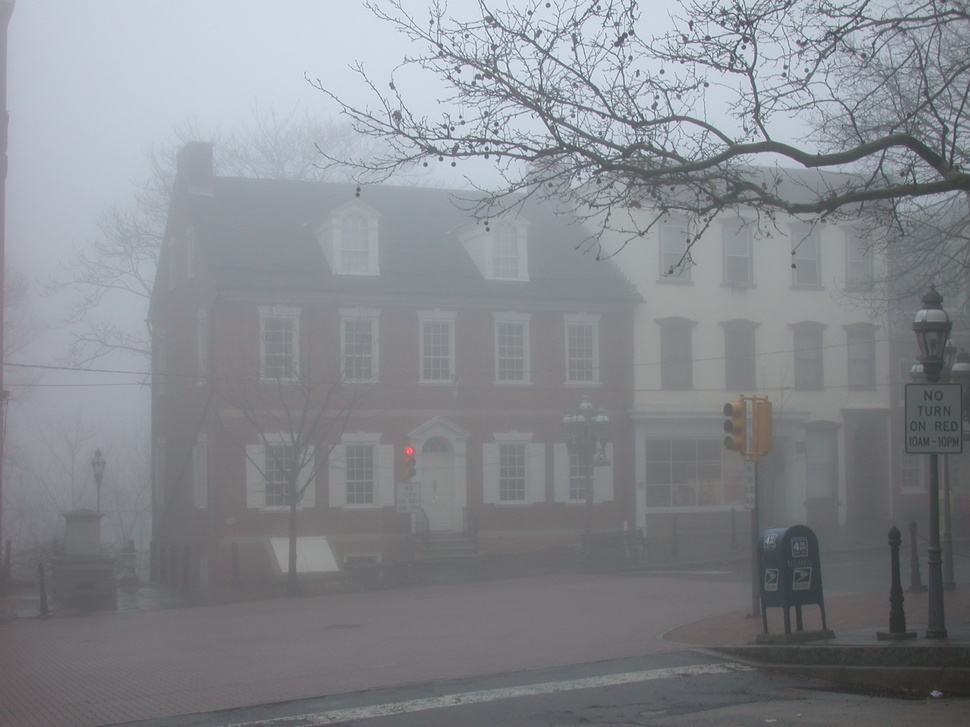
#> input picture homework5/image/foggyHouse.jpg, 970 x 727 px, shrunk from 2048 x 1536 before the run, found by its file name
$ python 'Image De-Fogging.py'   (older library calls are emulated)
#> lines starting #> are read from the running program, lines starting #| are printed output that depends on the picture
# -*- coding: utf-8 -*-
import cv2
import numpy as np
import argparse


def dark_channel(img, size = 15):
    r, g, b = cv2.split(img)
    min_img = cv2.min(r, cv2.min(g, b))
    kernel = cv2.getStructuringElement(cv2.MORPH_RECT, (size, size))
    dc_img = cv2.erode(min_img,kernel)
    return dc_img


def get_atmo(img, percent = 0.001):
    mean_perpix = np.mean(img, axis = 2).reshape(-1)
    mean_topper = mean_perpix[:int(img.shape[0] * img.shape[1] * percent)]
    return np.mean(mean_topper)


def get_trans(img, atom, w = 0.95):
    x = img / atom
    t = 1 - w * dark_channel(x, 15)
    return t


def guided_filter(p, i, r, e):

    #1
    mean_I = cv2.boxFilter(i, cv2.CV_64F, (r, r))
    mean_p = cv2.boxFilter(p, cv2.CV_64F, (r, r))
    corr_I = cv2.boxFilter(i * i, cv2.CV_64F, (r, r))
    corr_Ip = cv2.boxFilter(i * p, cv2.CV_64F, (r, r))
    #2
    var_I = corr_I - mean_I * mean_I
    cov_Ip = corr_Ip - mean_I * mean_p
    #3
    a = cov_Ip / (var_I + e)
    b = mean_p - a * mean_I
    #4
    mean_a = cv2.boxFilter(a, cv2.CV_64F, (r, r))
    mean_b = cv2.boxFilter(b, cv2.CV_64F, (r, r))
    #5
    q = mean_a * i + mean_b
    return q


def dehaze(path):
    im = cv2.imread(path)
#> im is the input picture: shape (727, 970, 3); mean B, G, R 142, 136.8, 134
    img = im.astype('float64') / 255
    img_gray = cv2.cvtColor(im, cv2.COLOR_BGR2GRAY).astype('float64') / 255

    atom = get_atmo(img)
#> in get_atmo, `mean_topper = mean_perpix[:int(img.shape[0] * img.shape[1] * percent)]`: mean_topper = 705 values, max 0.914 at index 477, min 0.422 at index 481, mean 0.824
#> atom = 0.824
    trans = get_trans(img, atom)
    trans_guided = guided_filter(trans, img_gray, 20, 0.0001)
#> in guided_filter, `cov_Ip = corr_Ip - mean_I * mean_p`:
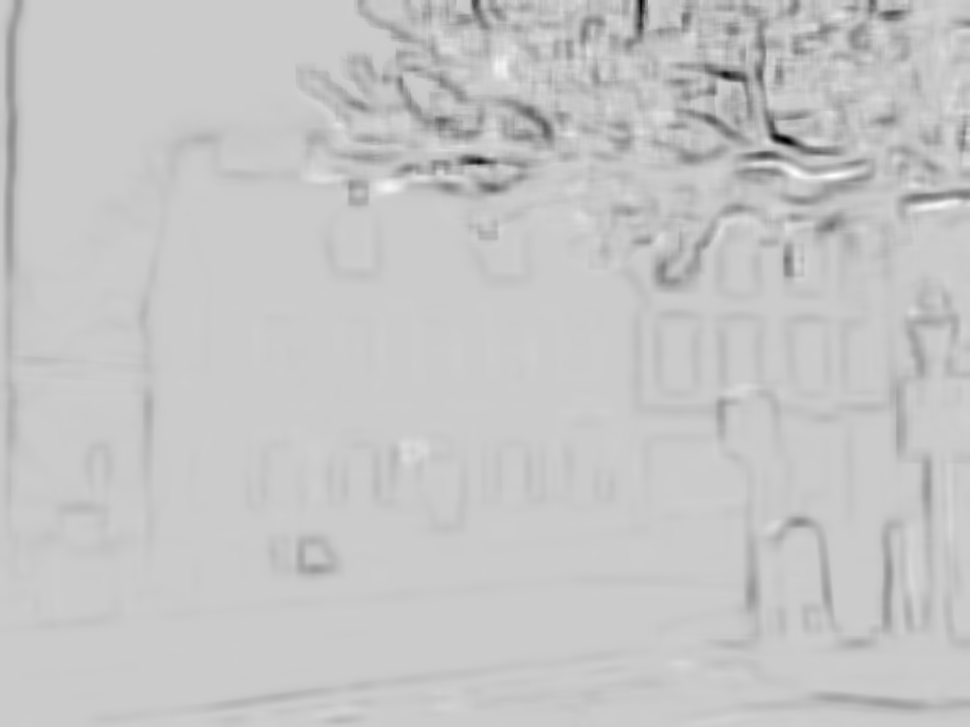
#> cov_Ip: shape (727, 970) float64; min -0.0109, max 0.00274, mean -0.000326; drawn with min black and max white
#> in guided_filter, `mean_a = cv2.boxFilter(a, cv2.CV_64F, (r, r))`:
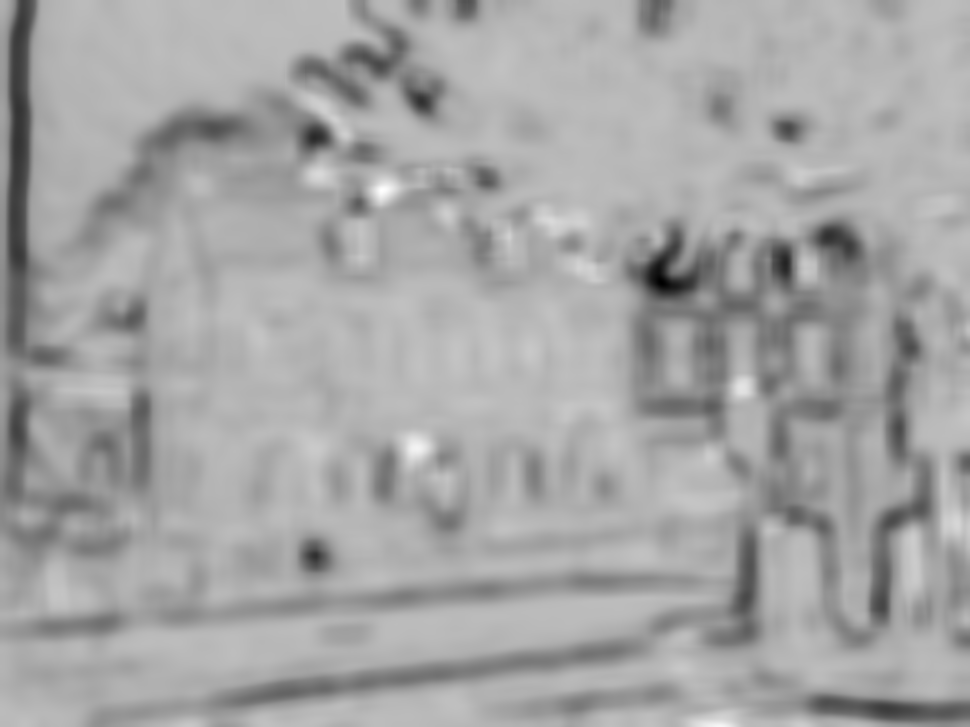
#> mean_a: shape (727, 970) float64; min -1.83, max 0.644, mean -0.23; drawn with min black and max white
#> in guided_filter, `mean_b = cv2.boxFilter(b, cv2.CV_64F, (r, r))`:
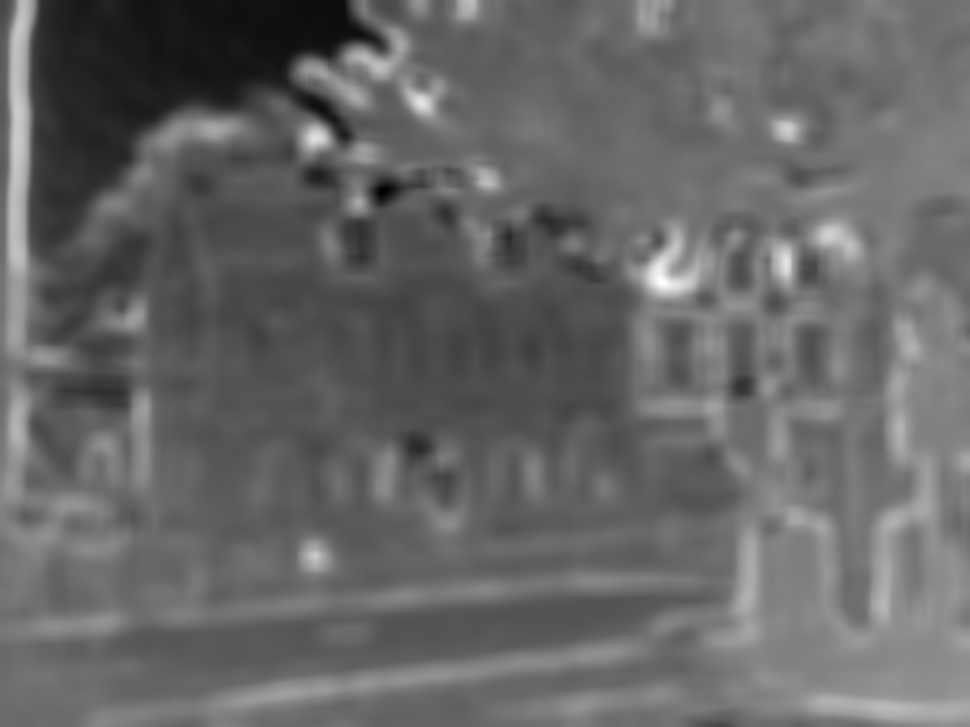
#> mean_b: shape (727, 970) float64; min -0.0197, max 1.53, mean 0.607; drawn with min black and max white
    trans_guided = cv2.max(trans_guided, 0.25)
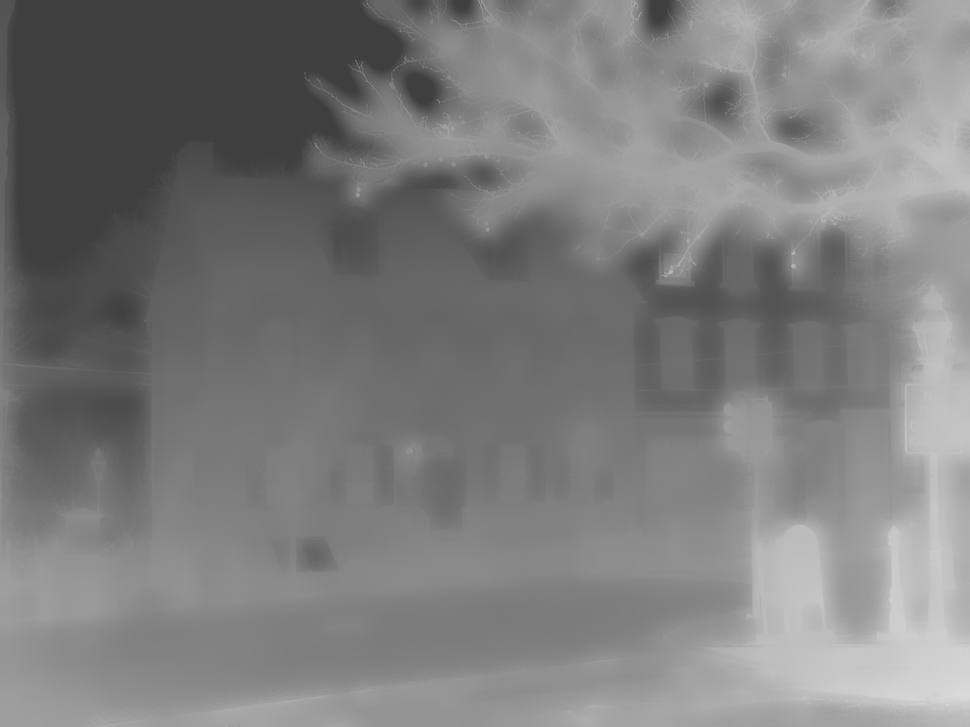
#> trans_guided: shape (727, 970) float64; min 0.25, max 0.857, mean 0.491

    result = np.empty_like(img)
    for i in range(3):
        result[:, :, i] = (img[:, :, i] - atom) / trans_guided + atom
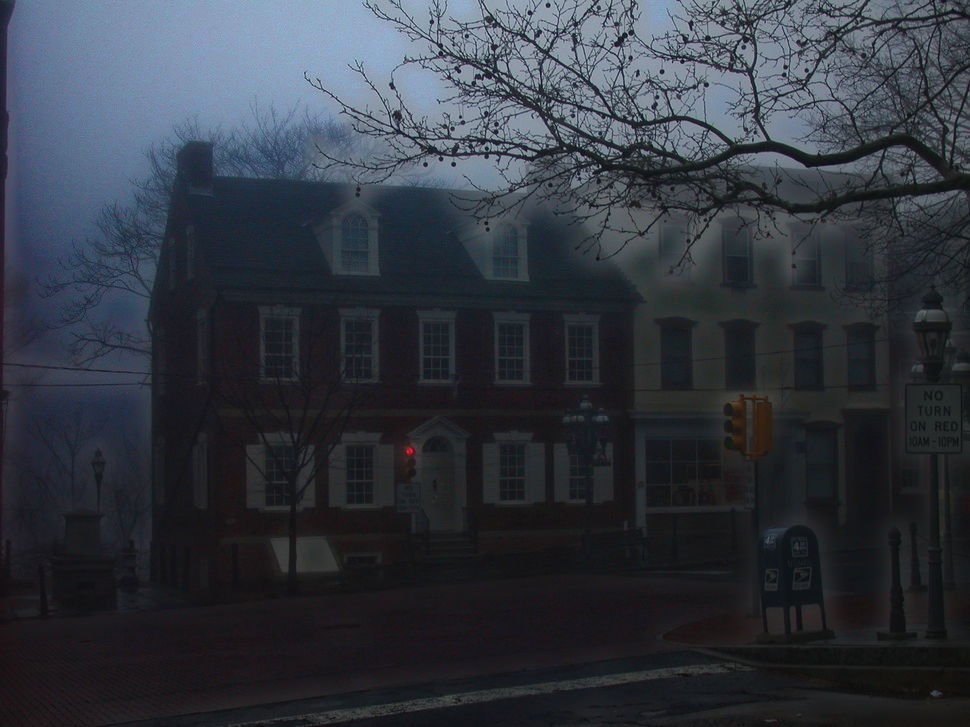
#> result: shape (727, 970, 3) float64; mean B, G, R 0.318, 0.267, 0.238; drawn with min black and max white

    cv2.imwrite("C:/Users/BLACKSPACE/Desktop/Image_processing-main/homework5/image/foggyHouse_result.jpg", result*255)
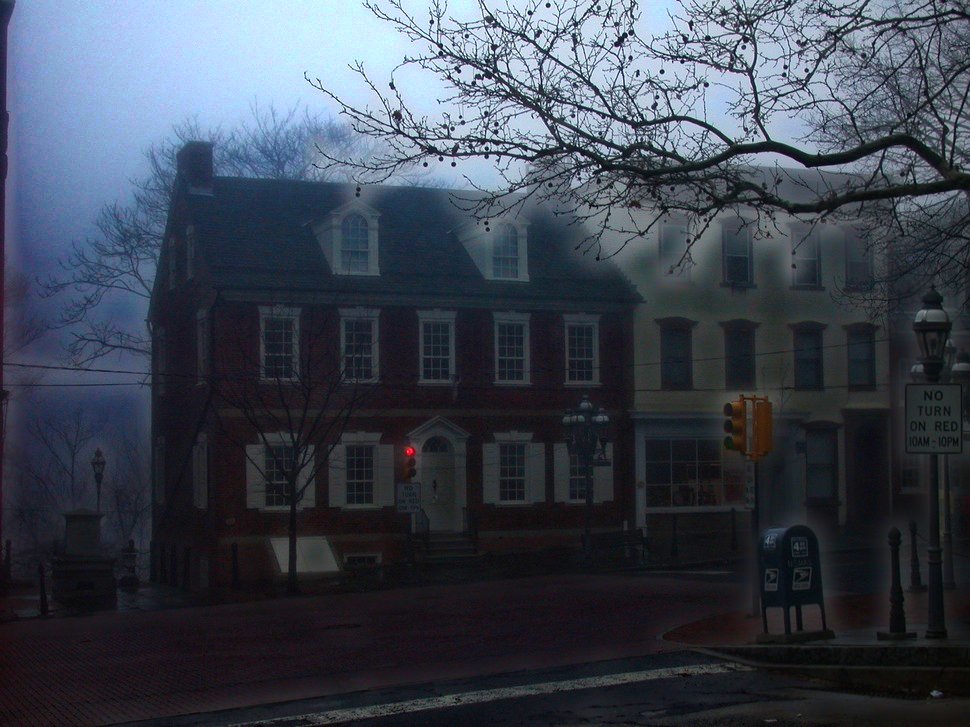
#> saved as foggyHouse_result.jpg: shape (727, 970, 3); mean B, G, R 80.4, 68.1, 60.6


if __name__ == '__main__':
    dehaze('C:/Users/BLACKSPACE/Desktop/Image_processing-main/homework5/image/foggyHouse.jpg')

$ run again, with homework5/image/canon3.bmp saved as homework5/image/foggyHouse.jpg
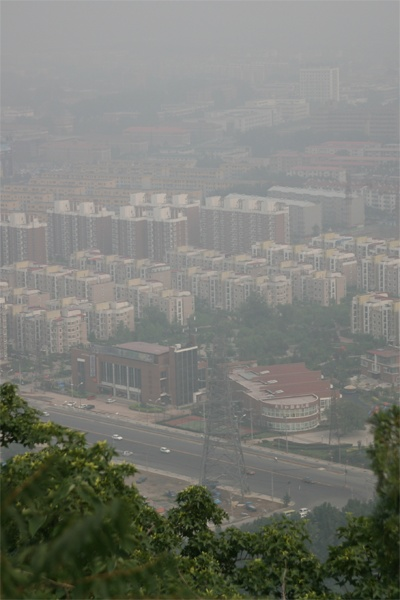
#> input picture homework5/image/canon3.bmp, 400 x 600 px, found by its file name
#> in dehaze, im is the input picture: shape (600, 400, 3); mean B, G, R 117.8, 124.9, 123.1
#> in dehaze, `img_gray = cv2.cvtColor(im, cv2.COLOR_BGR2GRAY).astype('float64') / 255`:
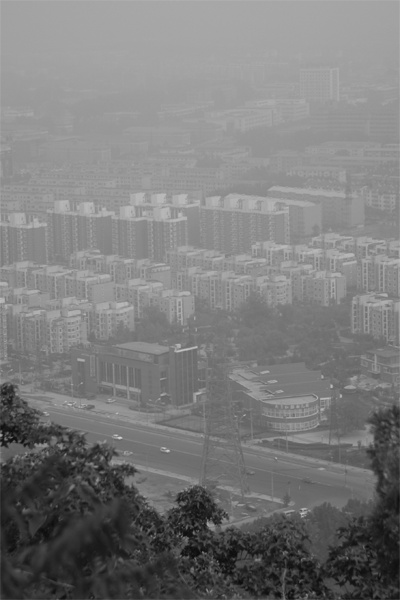
#> img_gray: shape (600, 400) float64; min 0.0392, max 0.827, mean 0.484
#> mean_topper = 240 values, max 0.688 at index 176, min 0.659 at index 1, mean 0.675
#> atom = 0.675
#> after the loop in dehaze, `for i in range(3):`:
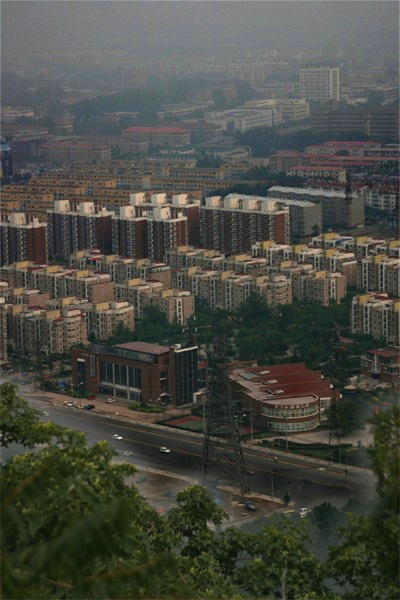
#> result: shape (600, 400, 3) float64; mean B, G, R 0.287, 0.324, 0.316; drawn with min black and max white
